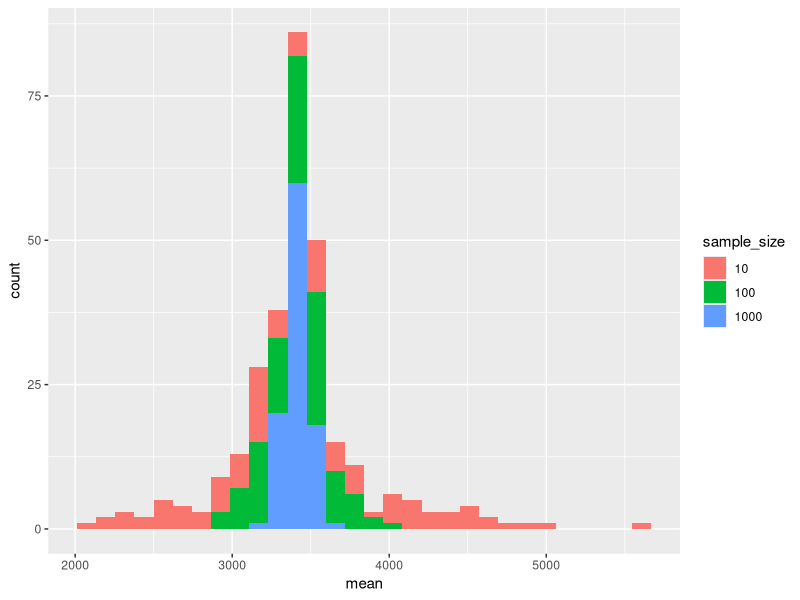
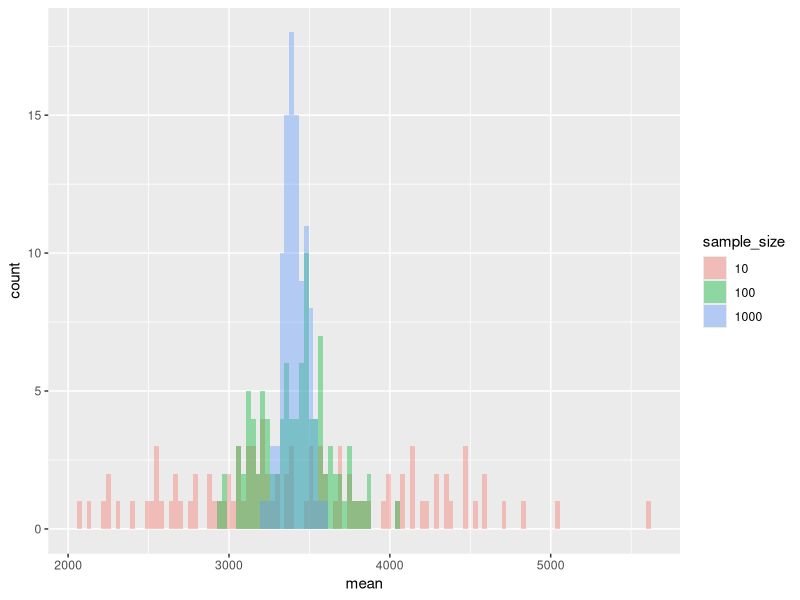
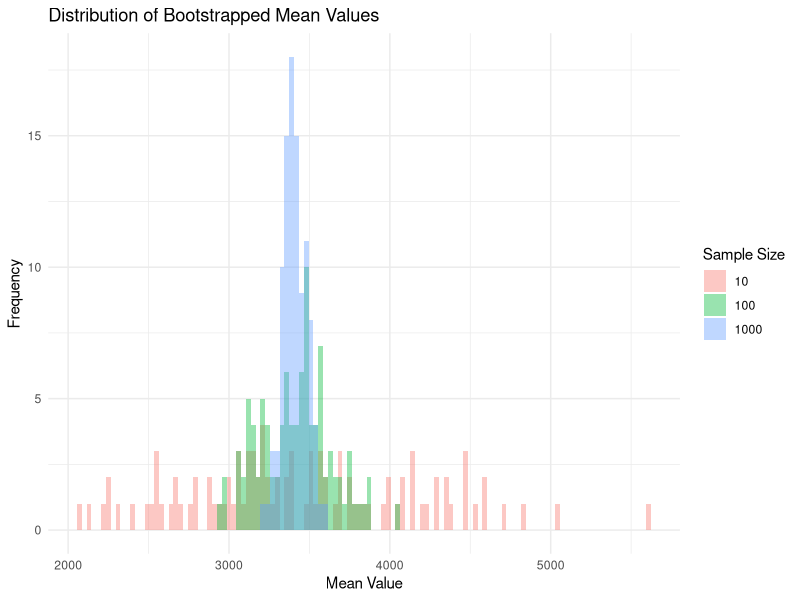

Recreate these plots in R, in order.
## ---- chunk 1
knitr::opts_chunk$set(echo=T, eval=T)
options(tinytex.verbose = TRUE)
suppressMessages(library(dplyr))
## ---- chunk 2
for (i in 1:5) {
  print(i)
}
## ---- chunk 3
for (banana in 1:5) {
  print(banana)
}


## ---- chunk 4
for (i in 6:10) {
  print(i)
}
## ---- chunk 5
numbers <- c(4, 22, 6, 13, 19, 2, 11)
sum <- 0
for(num in numbers) {
  sum <- sum + num
}
mean <- sum / length(numbers)
print(mean)

## ---- chunk 6
#First create the vector days as show above

#now write a for loop that adds "day" to each of the elements and print each one as you go

days<-c("Mon", "Tues", "Wednes", "Thurs", "Fri", "Satur", "Sun")

for (day in days){
 print(paste(day, "day", sep = ""))   
        
}


## ---- chunk 7
x <- 2
while (x < 16) {
  print(x)
  x <- x * 2
}

## ---- chunk 8
x <- 1
while (x <= 100) {
  print(x)
  x <- x * 2
}
## ---- chunk 9
#your code here
number <- 91
divisor <- 2
while (number %% divisor != 0) {
  divisor <- divisor + 1
}
print(divisor)


## ---- chunk 10
coin_toss<-c("heads", "tails")

sample(coin_toss<-c("heads", "tails"), 10, replace = TRUE)


## ---- chunk 11
all_tosses <- c()

for (i in 1:10) {
  all_tosses[i] <- sample(c("Heads", "Tails"), 1)
}
## ---- chunk 12

all_tosses <- c()

for (i in 1:10) {
  all_tosses[i] <- sample(c("Heads", "Tails"), 1, prob = c(0.6, 0.4))
}


## ---- chunk 13
all_tosses <- c()

for (i in 1:100) {
  all_tosses[i] <- sample(c("Heads", "Tails"), 1)
}



all_tosses_weighted <- c()

for (i in 1:100) {
  all_tosses_weighted[i] <- sample(c("Heads", "Tails"), 1,  prob = c(0.6, 0.4))
}




toss_counts <- table(all_tosses)
print(toss_counts)


weighted_counts<-table(all_tosses_weighted)
print(weighted_counts)
## ---- chunk 14
library(readr)
library(dplyr)
human_genes <- read_csv("human_genes.csv") 
human_genes<-human_genes %>% select(name, size)

## ---- chunk 15
human_genes_summ <- human_genes %>%
  summarise(
    MeanLength = mean(size),
    MedianLength = median(size),
    SDLength = sd(size)
)
## ---- chunk 16
mean10<-mean(sample(human_genes$size, 10, replace = TRUE))
mean100<-mean(sample(human_genes$size, 100, replace = TRUE))
mean1000<-mean(sample(human_genes$size, 1000, replace = TRUE))
## ---- chunk 17
abs(c(mean10, mean100, mean1000)-human_genes_summ$MeanLength) #abs is equivalent to |x|

## ---- chunk 18
human_genes2<-human_genes %>% filter(size<=15000) #filter long genes out
human_genes_summ_v2 <- human_genes2 %>% #get summaries for the pop
  summarise(
    MeanLength = mean(size),
    MedianLength = median(size),
    SDLength = sd(size),
)
#get the three smaples
mean10_v2<-mean(sample(human_genes2$size, 10, replace = TRUE))
mean100_v2<-mean(sample(human_genes2$size, 100, replace = TRUE))
mean1000_v2<-mean(sample(human_genes2$size, 1000, replace = TRUE))
abs(c(mean10_v2, mean100_v2, mean1000_v2)-human_genes_summ_v2$MeanLength) #dabs is equivalent to |x|

## ---- chunk 19
mean_values_10 <- numeric(100)
mean_values_100 <- numeric(100)
mean_values_1000 <- numeric(100)



## ---- chunk 20
#I will use human_genes2 from now on
for (i in 1:100) {
  mean_values_10[i] <- mean(sample(human_genes2$size, 10, replace = TRUE))
  mean_values_100[i] <- mean(sample(human_genes2$size, 100, replace = TRUE))
  mean_values_1000[i] <- mean(sample(human_genes2$size, 1000, replace = TRUE))
}




## ---- chunk 21
mean_data <- data.frame(
  mean = c(mean_values_10, mean_values_100, mean_values_1000),
sample_size = factor(rep(c(10, 100, 1000), each = 100)))

## ---- chunk 22
library(ggplot2)
plot<-ggplot(mean_data, 
             aes(x = mean, fill = sample_size)) + 
             geom_histogram()
print(plot)



## ---- chunk 23
plot <- ggplot(mean_data, 
               aes(x = mean, fill = sample_size)) +
               geom_histogram(position="identity", alpha=0.4, binwidth=30)
print(plot)


## ---- chunk 24
library(ggplot2)
plot<- ggplot(mean_data, aes(x = mean, fill = sample_size)) +
  geom_histogram(position="identity", alpha=0.4, binwidth=30) +
  labs(x = "Mean Value", 
       y = "Frequency", 
       title = "Distribution of Bootstrapped Mean Values",
       fill = "Sample Size") +
  theme_minimal()

print(plot)
